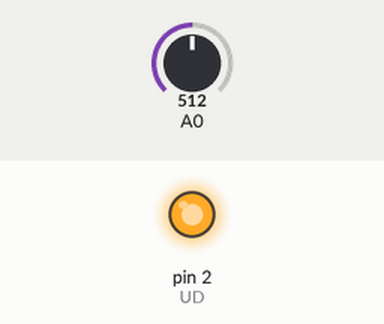
Simulated run of this sketch. Board: Arduino Uno, built with avr-gcc and run on an emulated ATmega328P. On the bench: output pins drawn as LEDs (lit = HIGH). The inputs (shaded band) are chosen by the test bench; at power-on: A0 = 512. Pins used as bus, display or sensor lines are not drawn; what the sketch prints to the serial monitor is not drawn.

Above: at 1.2 s.
1.3 s: A0 set to 383
2.8 s: A0 set to 354
At 4.0 s:
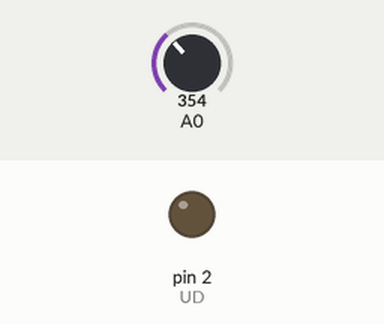
4.3 s: A0 set to 397
5.8 s: A0 set to 419
At 6.6 s:
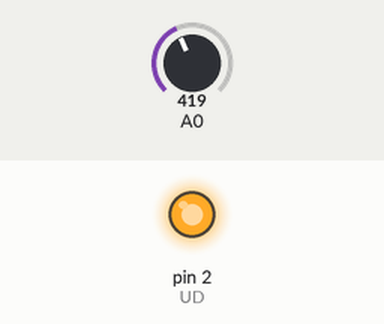
8.8 s: A0 set to 306
At 10.0 s:
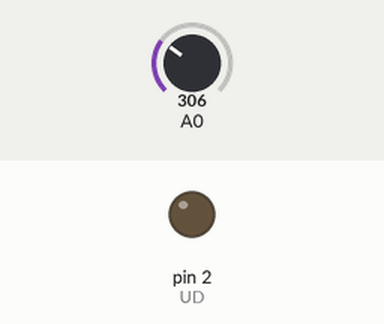
Timing chart, 0 to 11.3 s (numbered marks = the images above; inputs shaded):
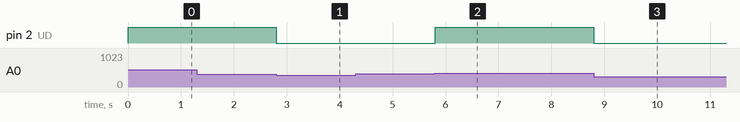

The sketch:

main2022.ino
```cpp
#define UD 2
#define CS 11
#define GAIN 200

void setup(){
  pinMode(UD, OUTPUT);
  pinMode(CS, OUTPUT);

  Serial.begin(115200);
}
void loop(){
  double curr;
  int ltc = analogRead(A0);

  curr = ltc * 5.0 / 1023.0 / GAIN / 0.002;

  Serial.print("curr:"); Serial.println(curr);

  if(curr < 4.50){
    upvol();
  }
  else if(curr > 5.00){
    dnvol();
  }
  else{
    lkvol();
  }
}
void upvol(){
  digitalWrite(UD, LOW);
  digitalWrite(CS, LOW);
}
void dnvol(){
  digitalWrite(UD, HIGH);
  digitalWrite(CS, LOW);
}
void lkvol(){
  digitalWrite(CS, HIGH);
}
```

Measured:
- the behaviour switches between 369 and 368 on A0 (found by bisection; images 0 and 1)
- the behaviour switches between 409 and 410 on A0 (found by bisection; images 1 and 2)
- after the input at 2.8 s, pin 2 (UD): HIGH → LOW at once
- after the input at 5.8 s, pin 2 (UD): LOW → HIGH at once
- after the input at 8.8 s, pin 2 (UD): HIGH → LOW at once
